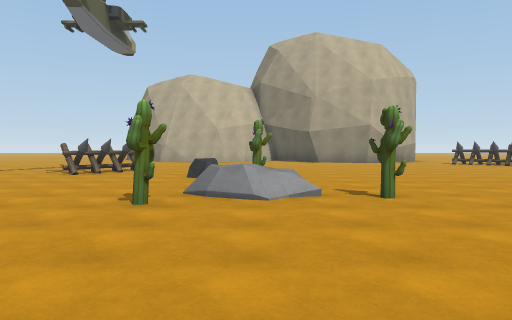
view 1 (above)

21 first-person views from a walk through a 3-D level made in the Unity game engine. The camera is 1.4 m above the floor, tilts 2° down and sees 70° across. The floor is counted in squares, 2 m on a side. Each view is taken from the middle of a square. On the plan, view 1 faces up. The plan holds only what a view shows up to about 11 squares ahead; the rest is blank. The place goes on beyond the plan. The player character is not drawn. Some animated figures are not drawn.

view 2
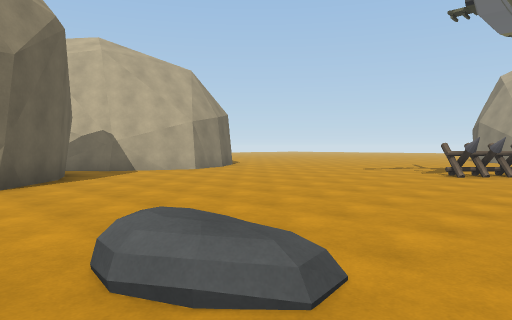

view 3
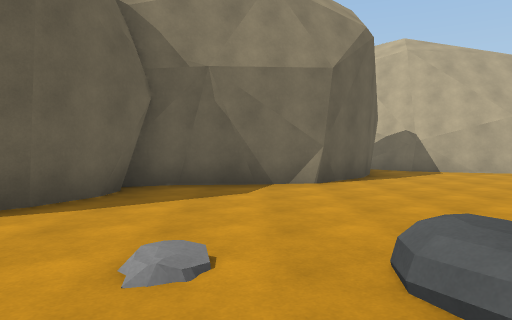

view 4
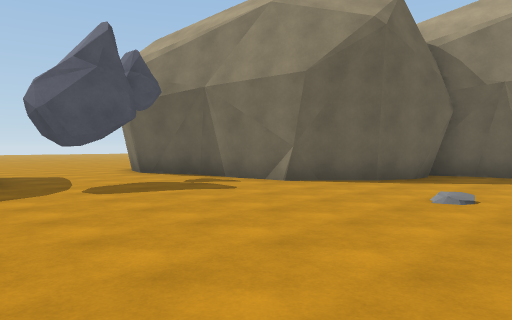

view 5
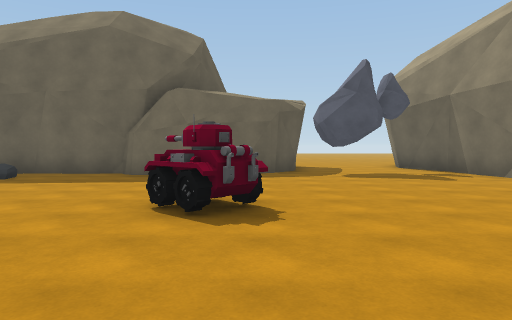

view 6
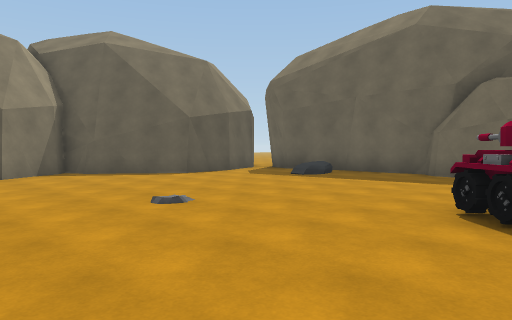

view 7
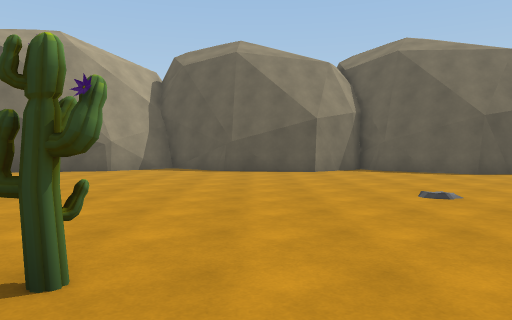

view 8
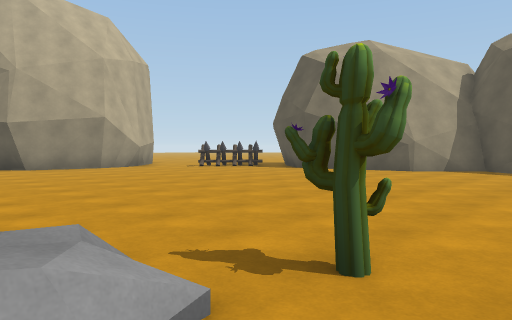

view 9
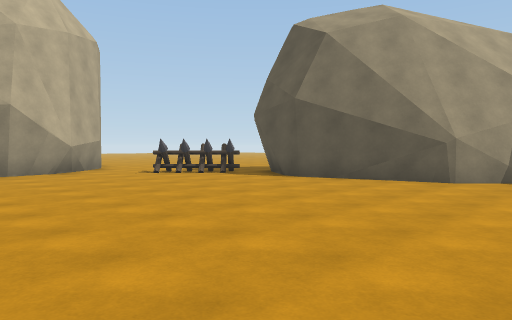

view 10
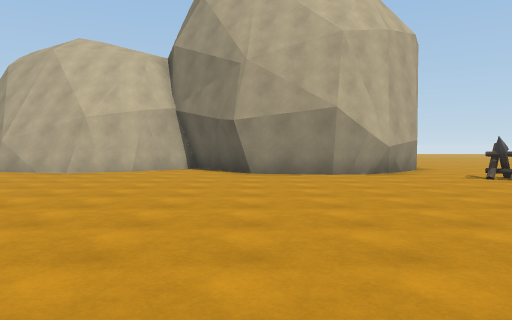

view 11
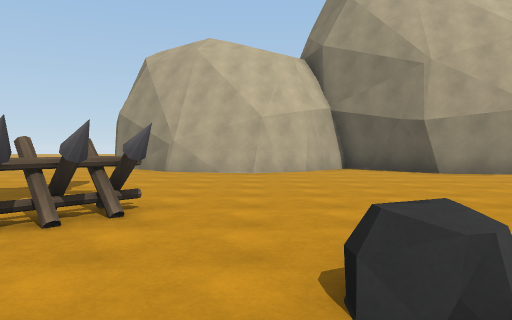

view 12
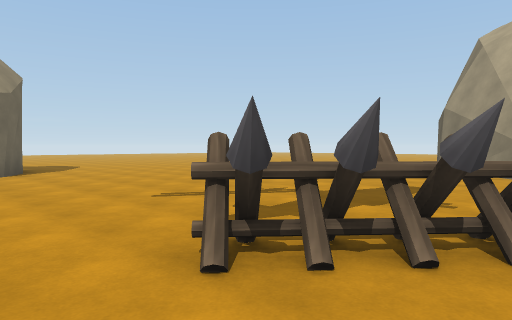

view 13
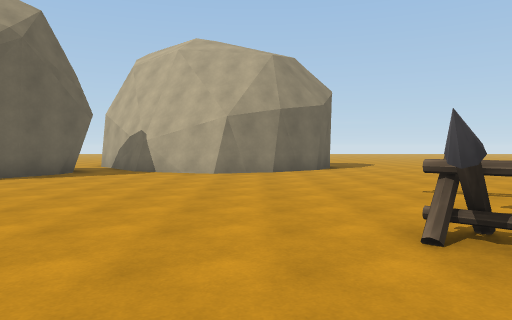

view 14
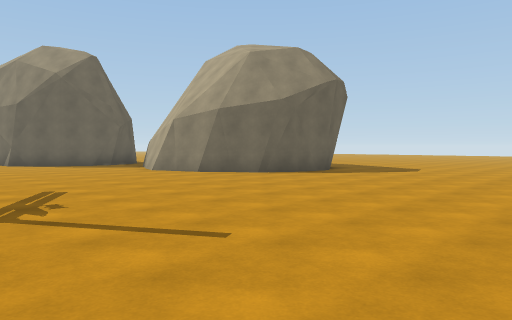

view 15
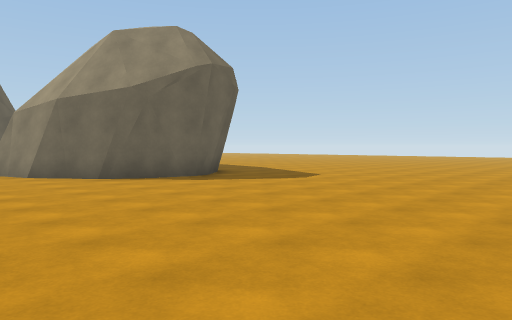

view 16
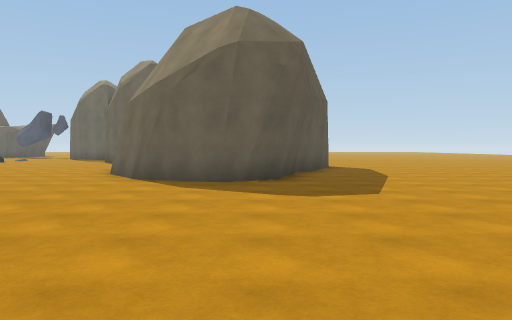

view 17
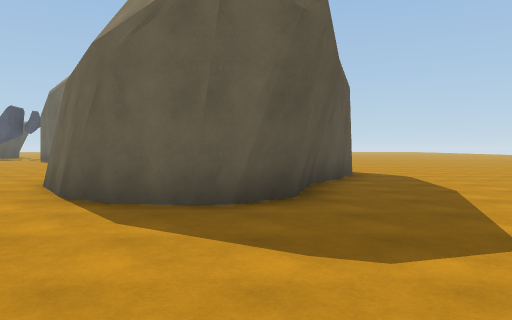

view 18
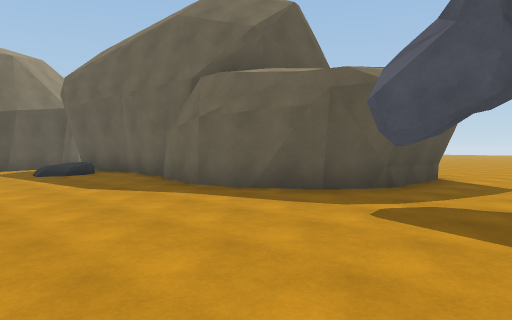

view 19
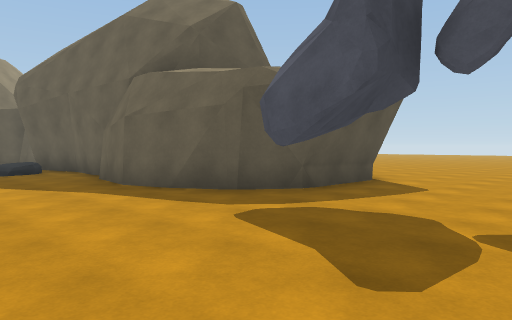

view 20
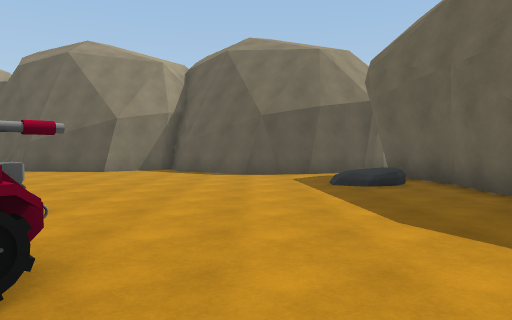

view 21
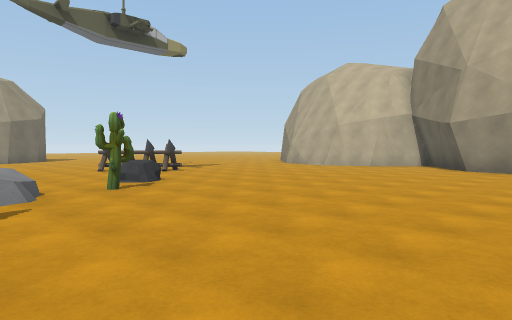

### Floor plan
Key: @ floor where view 1 was taken; # wall or solid block; . main floor; : floor 0.5 m higher than the main floor; + floor 0.75 m higher than the main floor; / step, stairs or slope; O other object.
Columns run from 20 left of view 1 to 13 right of it. Each row starts with its distance up from view 1.
 18     .  .. .....######.##   #..
 17   ........ ......##....#####..
 16 ..............................
 15 .............................#
 14 .............................##
 13 ...............................#
 12 ..............................##
 11 ................#.............##
 10 ....###........##..............#
  9 ...## ##...........O...........#
  8 ...#   ##...........O..........##
  7 ..##    #.......................##
  6 ..#    ##...........+/..........#
  5 ..    ##...........OO/O........##
  4 ..    #........................#
  3        .#......................#
  2         ###....................##
  1           ##....O...............#
  0            #........@OO........##
 -1            #..........O.......##
 -2            ##.................#
 -3             ###...............#
 -4               ##...........:..#
 -5                #...........O.###
 -6                #.....##########
 -7                #....##
 -8                ##...#
 -9                 #...#
-10                  ...#
-11                   ...

Where each view was taken, in squares from view 1:
view 1: 0 up, 0 right, facing up
view 2: 0 up, 2 left, facing up-left
view 3: 0 up, 2 left, facing left
view 4: 1 up, 1 right, facing down-left
view 5: 4 up, 1 right, facing down
view 6: 4 up, 1 right, facing down-right
view 7: 4 up, 0 right, facing right
view 8: 4 up, 0 right, facing up-right
view 9: 6 up, 3 right, facing up-right
view 10: 7 up, 3 right, facing up
view 11: 7 up, 2 left, facing up
view 12: 8 up, 3 left, facing up-left
view 13: 8 up, 2 left, facing left
view 14: 17 up, 6 left, facing down-left
view 15: 18 up, 10 left, facing down-left
view 16: 18 up, 16 left, facing down
view 17: 15 up, 16 left, facing down
view 18: 1 down, 3 left, facing down-right
view 19: 2 down, 4 left, facing down-right
view 20: 2 down, 0 right, facing right
view 21: 5 up, 6 right, facing up-left
